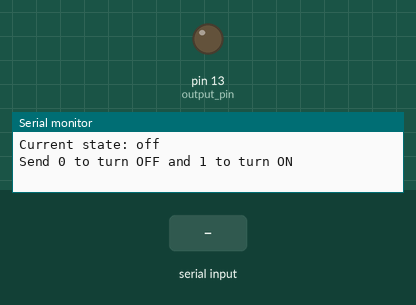
A sketch run on a simulated Arduino Uno, built with avr-gcc and run on an emulated ATmega328P. Parts: output pins drawn as LEDs (lit = HIGH), the last lines printed to the serial monitor. Inputs (shaded band) come from the test bench.

Above: at 1.2 s.
1.3 s: "1" received over Serial
At 1.9 s:
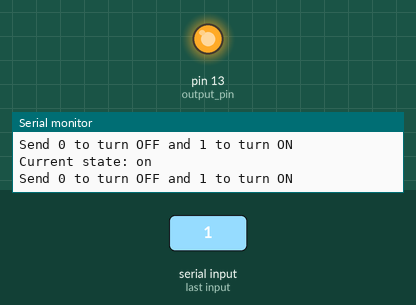
2.8 s: "0" received over Serial
At 3.1 s:
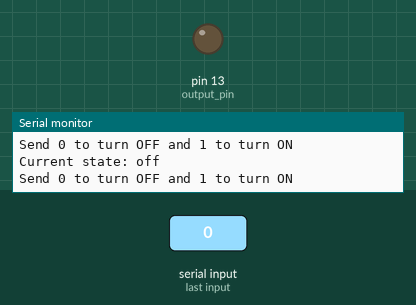
Timing chart, 0 to 5.8 s (numbered marks = the images above; inputs shaded):
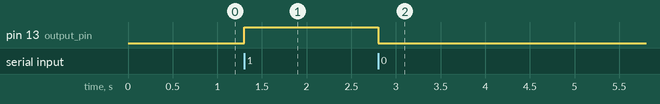

The sketch:

serial_cmd.ino
```cpp
int output_pin = 13;
int state = 0; // state of output
unsigned char incoming_byte = 0; // for incoming serial data

void setup() {
  Serial.begin(9600); // opens serial port, sets data rate to 9600 bps
  pinMode(output_pin, OUTPUT);
  digitalWrite(output_pin, LOW); // default to low.

  print_status();
}

void loop()
{
  if (Serial.available()>0)
  {
    incoming_byte = Serial.read();

    if (incoming_byte == '0')
      digitalWrite(output_pin, LOW);
    else if (incoming_byte == '1')
      digitalWrite(output_pin, HIGH);
    else
    {
      Serial.print("Invalid character: ");
      Serial.println(incoming_byte);
    }

    print_status();
  }
}

void print_status()
{
  state = digitalRead(output_pin);

  Serial.print("Current state: ");
  if (state)
    Serial.println("on");
  else
    Serial.println("off");

  Serial.println("Send 0 to turn OFF and 1 to turn ON");
}
```

Measured:
- after the input at 1.3 s, pin 13 (output_pin): LOW → HIGH at once
- after the input at 2.8 s, pin 13 (output_pin): HIGH → LOW at once
